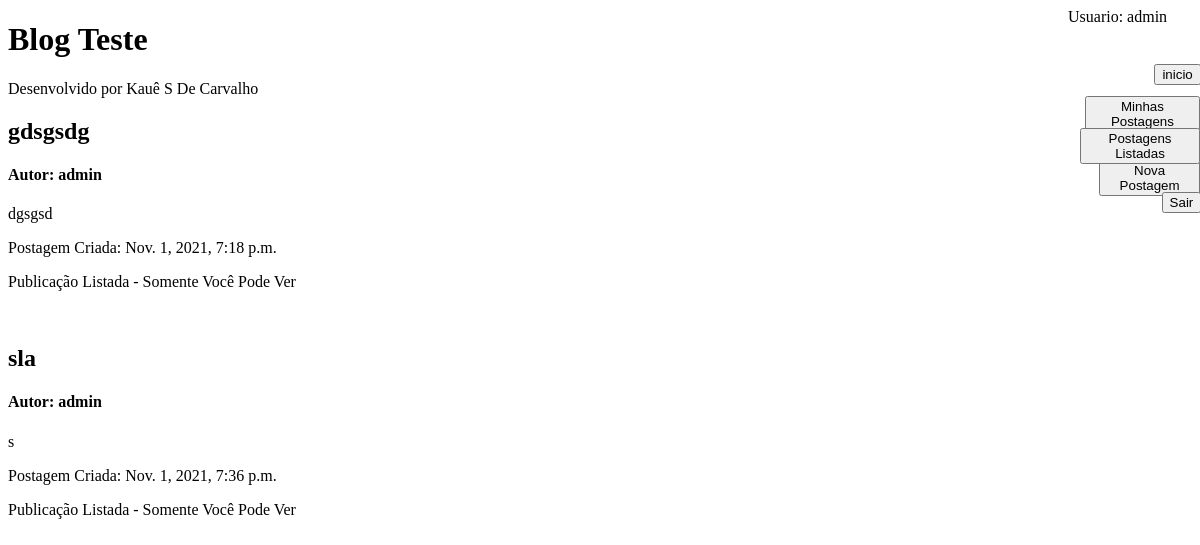
Page /blog/postagens/ (signed in) on the earlier database version.
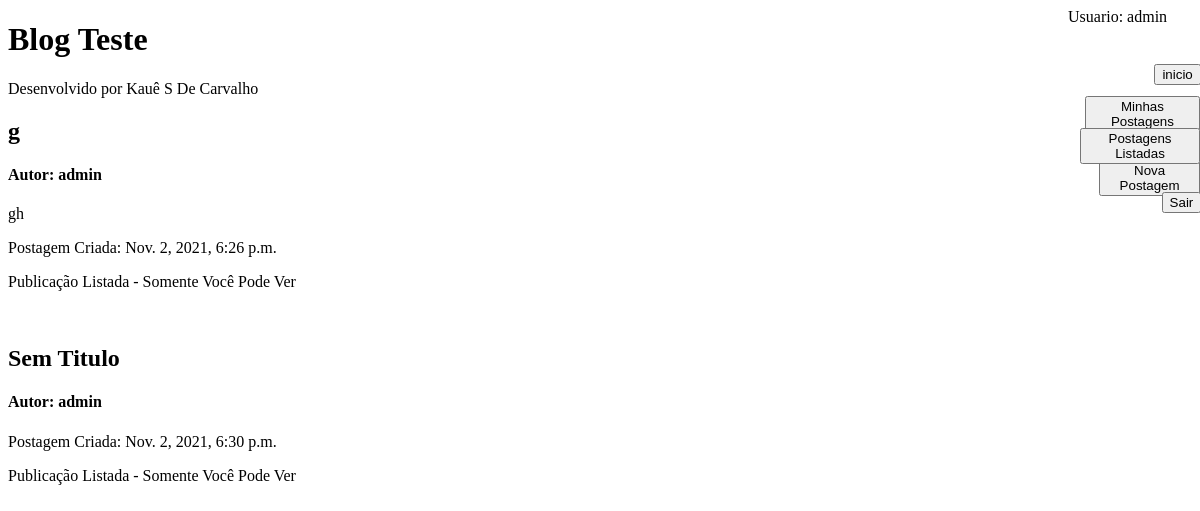
Same page on the later database version.
### core/models.py (models this page shows, shortened)
class Postagem(models.Model):
    titulo = models.CharField(max_length=30, default="Sem Titulo", null=False, blank=False)
    autor = models.ForeignKey(User, on_delete=models.CASCADE)
    descricao = models.TextField()
    data_criacao = models.DateTimeField(auto_now=True)
    publico = models.BooleanField()
    class Meta:
        db_table = 'postagens'

### core/views.py (the view)
# urls.py: path('blog/postagens/', views.postagens_listadas),
@login_required(login_url="/login/")
def postagens_listadas(request):
    autor = request.user
    postagens = Postagem.objects.filter(autor=autor, publico=False)
    dados = {"dados":postagens}
    return render(request, "postagens_listadas.html", dados)

### templates/postagens_listadas.html
{% include "model-page.html" %}
{% block content %}
    {% for postagens in dados %}
    <div>
        <h2>{{ postagens.titulo }}</h2>
        <h4>Autor: {{ postagens.autor }}</h4>
        <p>{{ postagens.descricao }}</p>
        <p>Postagem Criada: {{ postagens.data_criacao }}</p>
        <p>Publicação Listada - Somente Você Pode Ver</p>
        <br>
    </div>
    {% endfor %}
{% endblock %}

### templates/model-page.html (shortened to what this page needs)
<!DOCTYPE html>
<html lang="pt-BR">
<head>
    {% include "model-header.html" %}
</head>
<body>
    {% include "model-footer.html" %}
</body>
</html>

### templates/model-header.html (shortened to what this page needs)
<div align="left" >
    <p id="usuario"> Usuario: {{request.user}} </p>
    <a href="/"><button id="inicio">inicio</button></a>
    <a href="/blog/minhaspostagens/"><button id="minhas_postagens">Minhas Postagens</button></a>
    <a href="/blog/novo/"><button id="inserir">Nova Postagem</button></a>
    <a href="/blog/postagens/"><button id="postagens_listadas">Postagens Listadas</button></a>
    <a href="/blog/logout/">
    <button id="sair">Sair</button></a>
</div>
<h1>Blog Teste</h1>

### templates/model-footer.html
<footer> Desenvolvido por Kauê S De Carvalho</footer>

### templates/model-header.html (style rules this page uses)
#usuario { position: absolute; top: -1%; left: 89%; }
#inicio { position: absolute; top: 8%; left: 96.2%; }
#minhas_postagens { position: absolute; top: 12%; left: 90.4%; }
#postagens_listadas { position: absolute; top: 16%; left: 90%; }
#inserir { position: absolute; top: 20%; left: 91.6%; }
#sair { position: absolute ; top: 24%; left: 96.8%; }

Differences in the rows shown:
removed Postagem: titulo "gdsgsdg", autor "admin", descricao "dgsgsd", data_criacao "Nov. 1, 2021, 7:18 p.m."
removed Postagem: titulo "sla", autor "admin", descricao "s", data_criacao "Nov. 1, 2021, 7:36 p.m."
added Postagem: titulo "g", autor "admin", descricao "gh", data_criacao "Nov. 2, 2021, 6:26 p.m."
added Postagem: titulo "Sem Titulo", autor "admin", data_criacao "Nov. 2, 2021, 6:30 p.m."
